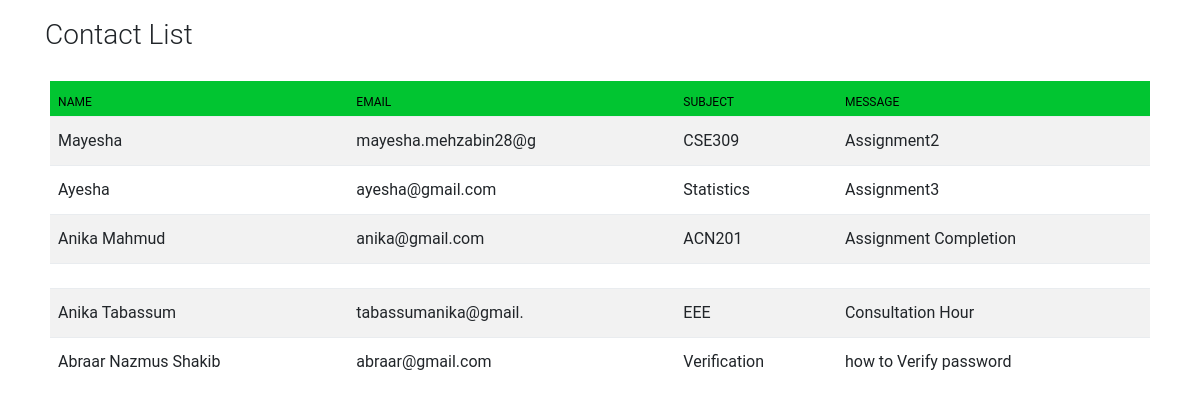
Page /list.php on the committed database.
### tables this page shows
CREATE TABLE `contact` (
  `id` int(11) NOT NULL,
  `name` varchar(30) NOT NULL,
  `email` varchar(20) NOT NULL,
  `subject` varchar(30) NOT NULL,
  `message` varchar(200) NOT NULL
);

### list.php (the view, shortened to what this page needs)
<?php
$connection = new Connection();
$dbConnect = $connection->getConnection();
?>
<!doctype html>
<html lang="en">
<head>
    <link rel="stylesheet" href="https://maxcdn.bootstrapcdn.com/font-awesome/latest/css/font-awesome.min.css" />
    <link href="assets/css/bootstrap.min.css" rel="stylesheet" />
    <link href="assets/css/light-bootstrap-dashboard.css?v=2.0.0 " rel="stylesheet" />
    <link href="assets/css/demo.css" rel="stylesheet" />
</head>
<body>
    <section class="ftco-section">
        <div class="container">
            <h3>Contact List</h3>
            <div class="card-body table-full-width table-responsive">
                <table class="table table-hover table-striped">
                    <thead style="background-color: #01C531;">
                        <th style="color: #000000;">Name</th>
                        <th style="color: #000000;">Email</th>
                        <th style="color: #000000;">Subject</th>
                        <th style="color: #000000;">Message</th>
                    </thead>
                    <tbody>
                        <?php
                        $contactInfo = "SELECT * FROM contact;";
                        $countArray = $dbConnect->query($contactInfo);
                        if ($countArray->num_rows > 0) {
                            while ($row = $countArray->fetch_assoc()) {
                                echo "<tr>";
                                echo   "<td> " . $row['name'] . "</td>";
                                echo   "<td> " . $row['email'] . "</td>";
                                echo   "<td> " . $row['subject'] . "</td>";
                                echo   "<td> " . $row['message'] . "</td>";
                                echo "</tr>";
                            }
                        }
                        ?>
                    </tbody>
                </table>
            </div>
        </div>
    </section>
</body>
</html>

### rows in the picture
contact: name "Mayesha", email "mayesha.mehzabin28@g", subject "CSE309", message "Assignment2"
contact: name "Ayesha", email "ayesha@gmail.com", subject "Statistics", message "Assignment3"
contact: name "Anika Mahmud", email "anika@gmail.com", subject "ACN201", message "Assignment Completion"
contact: name "Anika Tabassum", email "tabassumanika@gmail.", subject "EEE", message "Consultation Hour"
contact: name "Abraar Nazmus Shakib", email "abraar@gmail.com", subject "Verification", message "how to Verify password"
